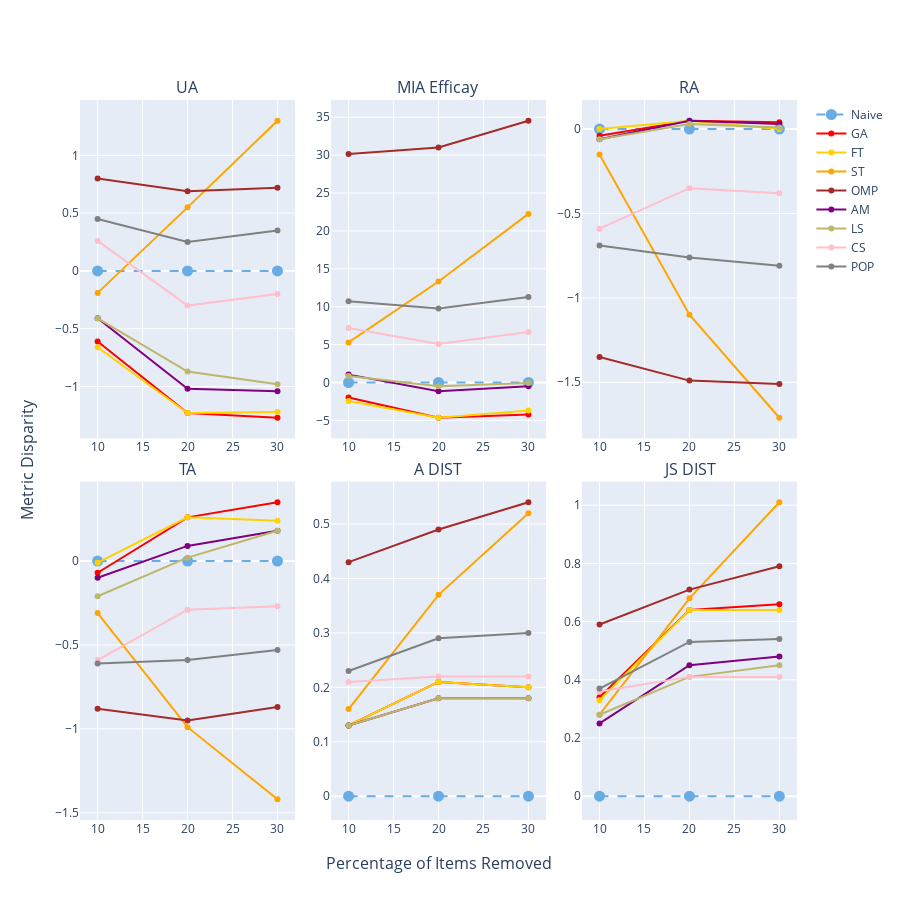

Write notebook code for a chart like this one.
### Code cell
x = [10, 20, 30]
naive_method = [0.0,0.0,0.0]

fig = make_subplots(rows=2, cols=3,subplot_titles=('UA', 'MIA Efficay', 'RA','TA','A DIST','JS DIST'),vertical_spacing=0.06,horizontal_spacing=0.05,x_title='Percentage of Items Removed', y_title='Metric Disparity')

fig.add_trace(go.Scatter(
    x=x,
    y=naive_method,
    mode='lines+markers',
    name='Naive',
    line = dict(dash='dash'),
    marker=dict(size=11,color='#68ACE5')
),row=1, col=1)

fig.add_trace(go.Scatter(
    x=x,
    y=ga,
    mode='lines+markers',
    name='GA',
    line=dict(color='red')
),row=1, col=1)

fig.add_trace(go.Scatter(
    x=x,
    y=ft,
    mode='lines+markers',
    name='FT',
    line=dict(color='#FFD100')
),row=1, col=1)

fig.add_trace(go.Scatter(
    x=x,
    y=st,
    mode='lines+markers',
    name='ST',
    line=dict(color='orange')
),row=1, col=1)

fig.add_trace(go.Scatter(
    x=x,
    y=omp,
    mode='lines+markers',
    name='OMP',
    line=dict(color='brown')
),row=1, col=1)

fig.add_trace(go.Scatter(
    x=x,
    y=am,
    mode='lines+markers',
    name='AM',
    line=dict(color='purple')
),row=1, col=1)

fig.add_trace(go.Scatter(
    x=x,
    y=ls,
    mode='lines+markers',
    name='LS',
    line=dict(color='DarkKhaki')
),row=1, col=1)

fig.add_trace(go.Scatter(
    x=x,
    y=cs,
    mode='lines+markers',
    name='CS',
    line=dict(color='pink')
),row=1, col=1)

fig.add_trace(go.Scatter(
    x=x,
    y=pop,
    mode='lines+markers',
    name='POP',
    line=dict(color='grey')
),row=1, col=1)

fig.update_layout(
    showlegend=True,
    width=900, 
    height=900, 
)
plot_scalling(fig,x,naive_method,ga_1,ft_1,st_1,omp_1,am_1,ls_1,cs_1,pop_1,1,2)
plot_scalling(fig,x,naive_method,ga_2,ft_2,st_2,omp_2,am_2,ls_2,cs_2,pop_2,1,3)
plot_scalling(fig,x,naive_method,ga_3,ft_3,st_3,omp_3,am_3,ls_3,cs_3,pop_3,2,1)
plot_scalling(fig,x,naive_method,ga_5,ft_5,st_5,omp_5,am_5,ls_5,cs_5,pop_5,2,2)
plot_scalling(fig,x,naive_method,ga_6,ft_6,st_6,omp_6,am_6,ls_6,cs_6,pop_6,2,3)
fig.write_image((path+'Item_ViT_scalling.pdf'))
fig.show()

### Figure 1 — Plotly figure (JSON) as saved in the notebook; plotly's stock layout.template omitted (floating-point values rounded to 4 significant figures)
{"data": [{"line": {"dash": "dash"}, "marker": {"color": "#68ACE5", "size": 11}, "mode": "lines+markers", "name": "Naive", "type": "scatter", "x": [10, 20, 30], "xaxis": "x", "y": [0, 0, 0], "yaxis": "y"}, {"line": {"color": "red"}, "mode": "lines+markers", "name": "GA", "type": "scatter", "x": [10, 20, 30], "xaxis": "x", "y": [-0.61, -1.23, -1.27], "yaxis": "y"}, {"line": {"color": "#FFD100"}, "mode": "lines+markers", "name": "FT", "type": "scatter", "x": [10, 20, 30], "xaxis": "x", "y": [-0.66, -1.23, -1.22], "yaxis": "y"}, {"line": {"color": "orange"}, "mode": "lines+markers", "name": "ST", "type": "scatter", "x": [10, 20, 30], "xaxis": "x", "y": [-0.19, 0.55, 1.3], "yaxis": "y"}, {"line": {"color": "brown"}, "mode": "lines+markers", "name": "OMP", "type": "scatter", "x": [10, 20, 30], "xaxis": "x", "y": [0.8, 0.69, 0.72], "yaxis": "y"}, {"line": {"color": "purple"}, "mode": "lines+markers", "name": "AM", "type": "scatter", "x": [10, 20, 30], "xaxis": "x", "y": [-0.41, -1.02, -1.04], "yaxis": "y"}, {"line": {"color": "DarkKhaki"}, "mode": "lines+markers", "name": "LS", "type": "scatter", "x": [10, 20, 30], "xaxis": "x", "y": [-0.41, -0.87, -0.98], "yaxis": "y"}, {"line": {"color": "pink"}, "mode": "lines+markers", "name": "CS", "type": "scatter", "x": [10, 20, 30], "xaxis": "x", "y": [0.26, -0.3, -0.2], "yaxis": "y"}, {"line": {"color": "grey"}, "mode": "lines+markers", "name": "POP", "type": "scatter", "x": [10, 20, 30], "xaxis": "x", "y": [0.45, 0.25, 0.35], "yaxis": "y"}, {"line": {"dash": "dash"}, "marker": {"color": "#68ACE5", "size": 11}, "mode": "lines+markers", "name": "Naive", "showlegend": false, "type": "scatter", "x": [10, 20, 30], "xaxis": "x2", "y": [0, 0, 0], "yaxis": "y2"}, {"line": {"color": "red"}, "mode": "lines+markers", "name": "GA", "showlegend": false, "type": "scatter", "x": [10, 20, 30], "xaxis": "x2", "y": [-1.97, -4.65, -4.22], "yaxis": "y2"}, {"line": {"color": "#FFD100"}, "mode": "lines+markers", "name": "FT", "showlegend": false, "type": "scatter", "x": [10, 20, 30], "xaxis": "x2", "y": [-2.43, -4.64, -3.7], "yaxis": "y2"}, {"line": {"color": "orange"}, "mode": "lines+markers", "name": "ST", "showlegend": false, "type": "scatter", "x": [10, 20, 30], "xaxis": "x2", "y": [5.29, 13.33, 22.25], "yaxis": "y2"}, {"line": {"color": "brown"}, "mode": "lines+markers", "name": "OMP", "showlegend": false, "type": "scatter", "x": [10, 20, 30], "xaxis": "x2", "y": [30.16, 31, 34.55], "yaxis": "y2"}, {"line": {"color": "purple"}, "mode": "lines+markers", "name": "AM", "showlegend": false, "type": "scatter", "x": [10, 20, 30], "xaxis": "x2", "y": [1.04, -1.16, -0.51], "yaxis": "y2"}, {"line": {"color": "DarkKhaki"}, "mode": "lines+markers", "name": "LS", "showlegend": false, "type": "scatter", "x": [10, 20, 30], "xaxis": "x2", "y": [0.85, -0.5, -0.07], "yaxis": "y2"}, {"line": {"color": "pink"}, "mode": "lines+markers", "name": "CS", "showlegend": false, "type": "scatter", "x": [10, 20, 30], "xaxis": "x2", "y": [7.18, 5.07, 6.66], "yaxis": "y2"}, {"line": {"color": "grey"}, "mode": "lines+markers", "name": "POP", "showlegend": false, "type": "scatter", "x": [10, 20, 30], "xaxis": "x2", "y": [10.72, 9.78, 11.27], "yaxis": "y2"}, {"line": {"dash": "dash"}, "marker": {"color": "#68ACE5", "size": 11}, "mode": "lines+markers", "name": "Naive", "showlegend": false, "type": "scatter", "x": [10, 20, 30], "xaxis": "x3", "y": [0, 0, 0], "yaxis": "y3"}, {"line": {"color": "red"}, "mode": "lines+markers", "name": "GA", "showlegend": false, "type": "scatter", "x": [10, 20, 30], "xaxis": "x3", "y": [-0.04, 0.05, 0.04], "yaxis": "y3"}, {"line": {"color": "#FFD100"}, "mode": "lines+markers", "name": "FT", "showlegend": false, "type": "scatter", "x": [10, 20, 30], "xaxis": "x3", "y": [0, 0.05, 0], "yaxis": "y3"}, {"line": {"color": "orange"}, "mode": "lines+markers", "name": "ST", "showlegend": false, "type": "scatter", "x": [10, 20, 30], "xaxis": "x3", "y": [-0.15, -1.1, -1.71], "yaxis": "y3"}, {"line": {"color": "brown"}, "mode": "lines+markers", "name": "OMP", "showlegend": false, "type": "scatter", "x": [10, 20, 30], "xaxis": "x3", "y": [-1.35, -1.49, -1.51], "yaxis": "y3"}, {"line": {"color": "purple"}, "mode": "lines+markers", "name": "AM", "showlegend": false, "type": "scatter", "x": [10, 20, 30], "xaxis": "x3", "y": [-0.06, 0.05, 0.03], "yaxis": "y3"}, {"line": {"color": "DarkKhaki"}, "mode": "lines+markers", "name": "LS", "showlegend": false, "type": "scatter", "x": [10, 20, 30], "xaxis": "x3", "y": [-0.06, 0.03, 0.01], "yaxis": "y3"}, {"line": {"color": "pink"}, "mode": "lines+markers", "name": "CS", "showlegend": false, "type": "scatter", "x": [10, 20, 30], "xaxis": "x3", "y": [-0.59, -0.35, -0.38], "yaxis": "y3"}, {"line": {"color": "grey"}, "mode": "lines+markers", "name": "POP", "showlegend": false, "type": "scatter", "x": [10, 20, 30], "xaxis": "x3", "y": [-0.69, -0.76, -0.81], "yaxis": "y3"}, {"line": {"dash": "dash"}, "marker": {"color": "#68ACE5", "size": 11}, "mode": "lines+markers", "name": "Naive", "showlegend": false, "type": "scatter", "x": [10, 20, 30], "xaxis": "x4", "y": [0, 0, 0], "yaxis": "y4"}, {"line": {"color": "red"}, "mode": "lines+markers", "name": "GA", "showlegend": false, "type": "scatter", "x": [10, 20, 30], "xaxis": "x4", "y": [-0.07, 0.26, 0.35], "yaxis": "y4"}, {"line": {"color": "#FFD100"}, "mode": "lines+markers", "name": "FT", "showlegend": false, "type": "scatter", "x": [10, 20, 30], "xaxis": "x4", "y": [-0.01, 0.26, 0.24], "yaxis": "y4"}, {"line": {"color": "orange"}, "mode": "lines+markers", "name": "ST", "showlegend": false, "type": "scatter", "x": [10, 20, 30], "xaxis": "x4", "y": [-0.31, -0.99, -1.42], "yaxis": "y4"}, {"line": {"color": "brown"}, "mode": "lines+markers", "name": "OMP", "showlegend": false, "type": "scatter", "x": [10, 20, 30], "xaxis": "x4", "y": [-0.88, -0.95, -0.87], "yaxis": "y4"}, {"line": {"color": "purple"}, "mode": "lines+markers", "name": "AM", "showlegend": false, "type": "scatter", "x": [10, 20, 30], "xaxis": "x4", "y": [-0.1, 0.09, 0.18], "yaxis": "y4"}, {"line": {"color": "DarkKhaki"}, "mode": "lines+markers", "name": "LS", "showlegend": false, "type": "scatter", "x": [10, 20, 30], "xaxis": "x4", "y": [-0.21, 0.02, 0.18], "yaxis": "y4"}, {"line": {"color": "pink"}, "mode": "lines+markers", "name": "CS", "showlegend": false, "type": "scatter", "x": [10, 20, 30], "xaxis": "x4", "y": [-0.59, -0.29, -0.27], "yaxis": "y4"}, {"line": {"color": "grey"}, "mode": "lines+markers", "name": "POP", "showlegend": false, "type": "scatter", "x": [10, 20, 30], "xaxis": "x4", "y": [-0.61, -0.59, -0.53], "yaxis": "y4"}, {"line": {"dash": "dash"}, "marker": {"color": "#68ACE5", "size": 11}, "mode": "lines+markers", "name": "Naive", "showlegend": false, "type": "scatter", "x": [10, 20, 30], "xaxis": "x5", "y": [0, 0, 0], "yaxis": "y5"}, {"line": {"color": "red"}, "mode": "lines+markers", "name": "GA", "showlegend": false, "type": "scatter", "x": [10, 20, 30], "xaxis": "x5", "y": [0.13, 0.21, 0.2], "yaxis": "y5"}, {"line": {"color": "#FFD100"}, "mode": "lines+markers", "name": "FT", "showlegend": false, "type": "scatter", "x": [10, 20, 30], "xaxis": "x5", "y": [0.13, 0.21, 0.2], "yaxis": "y5"}, {"line": {"color": "orange"}, "mode": "lines+markers", "name": "ST", "showlegend": false, "type": "scatter", "x": [10, 20, 30], "xaxis": "x5", "y": [0.16, 0.37, 0.52], "yaxis": "y5"}, {"line": {"color": "brown"}, "mode": "lines+markers", "name": "OMP", "showlegend": false, "type": "scatter", "x": [10, 20, 30], "xaxis": "x5", "y": [0.43, 0.49, 0.54], "yaxis": "y5"}, {"line": {"color": "purple"}, "mode": "lines+markers", "name": "AM", "showlegend": false, "type": "scatter", "x": [10, 20, 30], "xaxis": "x5", "y": [0.13, 0.18, 0.18], "yaxis": "y5"}, {"line": {"color": "DarkKhaki"}, "mode": "lines+markers", "name": "LS", "showlegend": false, "type": "scatter", "x": [10, 20, 30], "xaxis": "x5", "y": [0.13, 0.18, 0.18], "yaxis": "y5"}, {"line": {"color": "pink"}, "mode": "lines+markers", "name": "CS", "showlegend": false, "type": "scatter", "x": [10, 20, 30], "xaxis": "x5", "y": [0.21, 0.22, 0.22], "yaxis": "y5"}, {"line": {"color": "grey"}, "mode": "lines+markers", "name": "POP", "showlegend": false, "type": "scatter", "x": [10, 20, 30], "xaxis": "x5", "y": [0.23, 0.29, 0.3], "yaxis": "y5"}, {"line": {"dash": "dash"}, "marker": {"color": "#68ACE5", "size": 11}, "mode": "lines+markers", "name": "Naive", "showlegend": false, "type": "scatter", "x": [10, 20, 30], "xaxis": "x6", "y": [0, 0, 0], "yaxis": "y6"}, {"line": {"color": "red"}, "mode": "lines+markers", "name": "GA", "showlegend": false, "type": "scatter", "x": [10, 20, 30], "xaxis": "x6", "y": [0.34, 0.64, 0.66], "yaxis": "y6"}, {"line": {"color": "#FFD100"}, "mode": "lines+markers", "name": "FT", "showlegend": false, "type": "scatter", "x": [10, 20, 30], "xaxis": "x6", "y": [0.33, 0.64, 0.64], "yaxis": "y6"}, {"line": {"color": "orange"}, "mode": "lines+markers", "name": "ST", "showlegend": false, "type": "scatter", "x": [10, 20, 30], "xaxis": "x6", "y": [0.28, 0.68, 1.01], "yaxis": "y6"}, {"line": {"color": "brown"}, "mode": "lines+markers", "name": "OMP", "showlegend": false, "type": "scatter", "x": [10, 20, 30], "xaxis": "x6", "y": [0.59, 0.71, 0.79], "yaxis": "y6"}, {"line": {"color": "purple"}, "mode": "lines+markers", "name": "AM", "showlegend": false, "type": "scatter", "x": [10, 20, 30], "xaxis": "x6", "y": [0.25, 0.45, 0.48], "yaxis": "y6"}, {"line": {"color": "DarkKhaki"}, "mode": "lines+markers", "name": "LS", "showlegend": false, "type": "scatter", "x": [10, 20, 30], "xaxis": "x6", "y": [0.28, 0.41, 0.45], "yaxis": "y6"}, {"line": {"color": "pink"}, "mode": "lines+markers", "name": "CS", "showlegend": false, "type": "scatter", "x": [10, 20, 30], "xaxis": "x6", "y": [0.36, 0.41, 0.41], "yaxis": "y6"}, {"line": {"color": "grey"}, "mode": "lines+markers", "name": "POP", "showlegend": false, "type": "scatter", "x": [10, 20, 30], "xaxis": "x6", "y": [0.37, 0.53, 0.54], "yaxis": "y6"}], "layout": {"annotations": [{"font": {"size": 16}, "showarrow": false, "text": "UA", "x": 0.15, "xanchor": "center", "xref": "paper", "y": 1, "yanchor": "bottom", "yref": "paper"}, {"font": {"size": 16}, "showarrow": false, "text": "MIA Efficay", "x": 0.5, "xanchor": "center", "xref": "paper", "y": 1, "yanchor": "bottom", "yref": "paper"}, {"font": {"size": 16}, "showarrow": false, "text": "RA", "x": 0.85, "xanchor": "center", "xref": "paper", "y": 1, "yanchor": "bottom", "yref": "paper"}, {"font": {"size": 16}, "showarrow": false, "text": "TA", "x": 0.15, "xanchor": "center", "xref": "paper", "y": 0.47, "yanchor": "bottom", "yref": "paper"}, {"font": {"size": 16}, "showarrow": false, "text": "A DIST", "x": 0.5, "xanchor": "center", "xref": "paper", "y": 0.47, "yanchor": "bottom", "yref": "paper"}, {"font": {"size": 16}, "showarrow": false, "text": "JS DIST", "x": 0.85, "xanchor": "center", "xref": "paper", "y": 0.47, "yanchor": "bottom", "yref": "paper"}, {"font": {"size": 16}, "showarrow": false, "text": "Percentage of Items Removed", "x": 0.5, "xanchor": "center", "xref": "paper", "y": 0, "yanchor": "top", "yref": "paper", "yshift": -30}, {"font": {"size": 16}, "showarrow": false, "text": "Metric Disparity", "textangle": -90, "x": 0, "xanchor": "right", "xref": "paper", "xshift": -40, "y": 0.5, "yanchor": "middle", "yref": "paper"}], "height": 900, "showlegend": true, "width": 900, "xaxis": {"anchor": "y", "domain": [0, 0.3]}, "xaxis2": {"anchor": "y2", "domain": [0.35, 0.65]}, "xaxis3": {"anchor": "y3", "domain": [0.7, 1]}, "xaxis4": {"anchor": "y4", "domain": [0, 0.3]}, "xaxis5": {"anchor": "y5", "domain": [0.35, 0.65]}, "xaxis6": {"anchor": "y6", "domain": [0.7, 1]}, "yaxis": {"anchor": "x", "domain": [0.53, 1]}, "yaxis2": {"anchor": "x2", "domain": [0.53, 1]}, "yaxis3": {"anchor": "x3", "domain": [0.53, 1]}, "yaxis4": {"anchor": "x4", "domain": [0, 0.47]}, "yaxis5": {"anchor": "x5", "domain": [0, 0.47]}, "yaxis6": {"anchor": "x6", "domain": [0, 0.47]}}}
